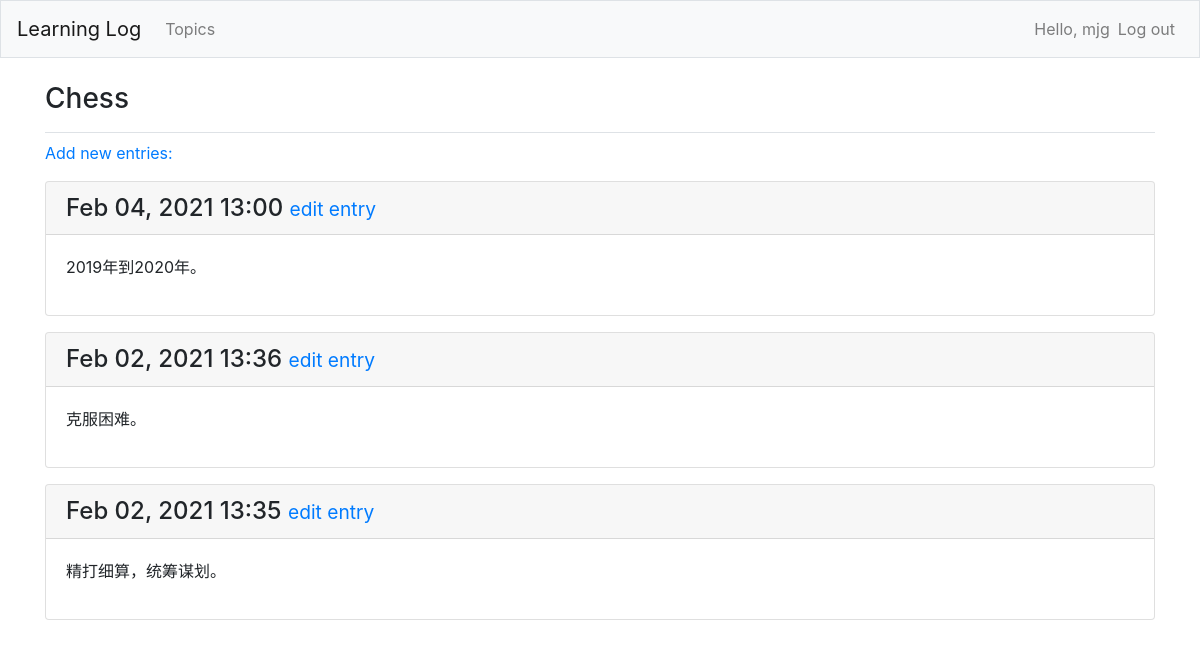
/topics/1 (signed in), run on the app's committed database.
### learning_logs/models.py (models this page shows, shortened)
class Topic(models.Model):
    text = models.CharField(max_length=200)
    date_added = models.DateTimeField(auto_now_add=True)
    owner = models.ForeignKey(User, on_delete=models.CASCADE)
    def __str__(self):
        return self.text

class Entry(models.Model):
    topic = models.ForeignKey(Topic, on_delete=models.CASCADE)
    text = models.TextField()
    date_added = models.DateTimeField(auto_now_add=True)
    class Meta():
        verbose_name_plural = 'entries'

### learning_logs/views.py (the view)
# urls.py: path('topics/<int:topic_id>', views.topic, name='topic'),
@login_required()
def topic(request, topic_id):
    topic = Topic.objects.get(id=topic_id)
    if topic.owner != request.user:
        raise Http404
    entries = topic.entry_set.order_by('-date_added')
    context = {'topic': topic, 'entries': entries }
    return render(request, 'learning_logs/topic.html', context)

### learning_logs/templates/learning_logs/topic.html
{% extends 'learning_logs/base.html' %}
{% block page_header %}
    <h3>{{ topic }}</h3>
{% endblock page_header %}
{% block content %}
    <p>
        <a href="{% url 'learning_logs:new_entry' topic.id %}">Add new entries:</a>
    </p>
    {% for entry in entries %}
        <div class="card mb-3">
            <h4 class="card-header">
                {{ entry.date_added|date:'M d, Y H:i' }}
                <small><a href="{% url 'learning_logs:edit_entry' entry.id %}">
                    edit entry</a></small>
            </h4>
            <div class="card-body">
                {{ entry.text|linebreaks }}
            </div>
        </div>
    {% empty %}
        <li>There are no entries for this topic yet.</li>
    {% endfor %}
{% endblock content %}

### learning_logs/templates/learning_logs/base.html (shortened to what this page needs)
{% load static %}
<!doctype html>
<html lang="en">
<head>
    <link rel="stylesheet" href="{% static 'bootstrap/css/bootstrap.css' %}">
</head>
<body>
<nav class="navbar navbar-expand-md navbar-light bg-light mb-4 border">
    <a class="navbar-brand" href="{% url 'learning_logs:index' %}">
        Learning Log</a>
    <div class="collapse navbar-collapse" id="navbarCollapse">
        <ul class="navbar-nav mr-auto">
            <li class="nav-item">
                <a class="nav-link" href="{% url 'learning_logs:topics' %}">Topics</a>
            </li>
        </ul>
        <ul class="navbar-nav ml-auto">
            {% if user.is_authenticated %}
                <li class="nav-item">
                    <span class="navbar-text">Hello, {{ user.username }}</span>
                </li>
                <li class="nav-item">
                    <a class="nav-link" href="{% url 'users:logout' %}">Log out</a>
                </li>
            {% endif %}
        </ul>
    </div>
</nav>
<main role="main" class="container">
    <div class="pb-2 mb-2 border-bottom">
        {% block page_header %}{% endblock page_header %}
    </div>
    <div>
        {% block content %}{% endblock content %}
    </div>
</main>
</body>
</html>

### data on the page
Topic: text "Chess"
Entry: date_added "Feb 04, 2021 13:00", text "2019年到2020年。"
Entry: date_added "Feb 02, 2021 13:36", text "克服困难。"
Entry: date_added "Feb 02, 2021 13:35", text "精打细算，统筹谋划。"

### other printed values
{{ user.username }} "mjg"
